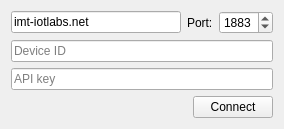
<?xml version="1.0" encoding="UTF-8"?>
<ui version="4.0">
 <class>ConnectionForm</class>
 <widget class="QWidget" name="ConnectionForm">
  <property name="geometry">
   <rect>
    <x>0</x>
    <y>0</y>
    <width>284</width>
    <height>128</height>
   </rect>
  </property>
  <property name="windowTitle">
   <string>Form</string>
  </property>
  <layout class="QVBoxLayout" name="verticalLayout">
   <item>
    <layout class="QHBoxLayout" name="horizontalLayout_2">
     <item>
      <widget class="QLineEdit" name="hostLineEdit">
       <property name="text">
        <string>imt-iotlabs.net</string>
       </property>
       <property name="placeholderText">
        <string>Host</string>
       </property>
      </widget>
     </item>
     <item>
      <widget class="QLabel" name="label">
       <property name="text">
        <string>Port:</string>
       </property>
      </widget>
     </item>
     <item>
      <widget class="QSpinBox" name="spinBox">
       <property name="minimum">
        <number>1</number>
       </property>
       <property name="maximum">
        <number>9999</number>
       </property>
       <property name="value">
        <number>1883</number>
       </property>
      </widget>
     </item>
    </layout>
   </item>
   <item>
    <widget class="QLineEdit" name="txt_appID">
     <property name="placeholderText">
      <string>Device ID</string>
     </property>
    </widget>
   </item>
   <item>
    <widget class="QLineEdit" name="txt_apiKey">
     <property name="placeholderText">
      <string>API key</string>
     </property>
    </widget>
   </item>
   <item>
    <layout class="QHBoxLayout" name="horizontalLayout">
     <item>
      <spacer name="horizontalSpacer">
       <property name="orientation">
        <enum>Qt::Horizontal</enum>
       </property>
       <property name="sizeHint" stdset="0">
        <size>
         <width>40</width>
         <height>20</height>
        </size>
       </property>
      </spacer>
     </item>
     <item>
      <widget class="QPushButton" name="pushButton_2">
       <property name="text">
        <string>Connect</string>
       </property>
      </widget>
     </item>
    </layout>
   </item>
  </layout>
 </widget>
 <resources/>
 <connections/>
</ui>
